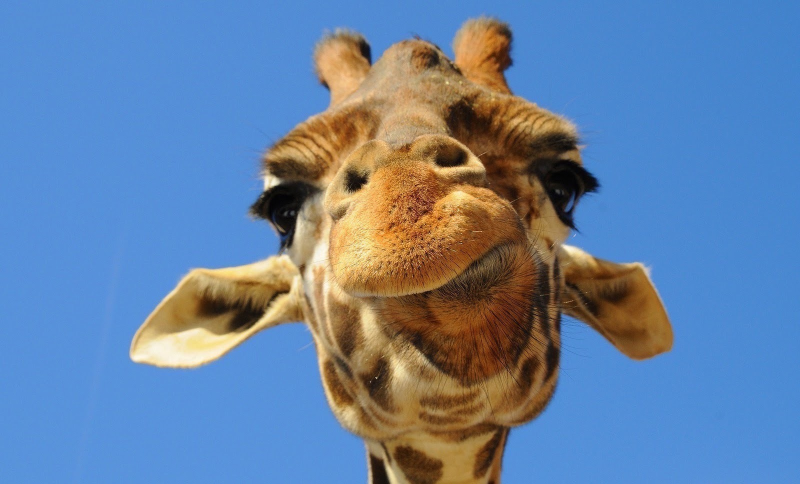
#> input picture test-image.jpeg, 1600 x 968 px (shown at 1/2 size); its folder holds only this picture in this run
$ python evaluate_templates.py .
#> lines starting #> are read from the running program, lines starting #| are printed output that depends on the picture
### utilities.py
from PIL import Image, ImageOps

# CONSTANTS
PIXELATED_SIZE = 340 # number of pixels in conterted image (lowest of height/width)
TEMPLATE_SIDE = 40
VALID_IMAGE_EXTENSIONS = [".jpeg", ".jpg", ".png"]
BLACK_AND_WHITE = True
IMAGES_FOLDER_PATH = "/Users/Charles/Downloads/images"
TEMPLATES_FOLDER_PATH = "/Users/Charles/Downloads/templates"
IMPORT_PREMADE_TEMPLATES = True
MAIN_COLOR_SCALE = False
TRANSFORM_TEMPLATES = True


def findMainColor(img):
    # Find main pixel color in image
    if MAIN_COLOR_SCALE:
        imgScale = img.resize((1,1), resample=Image.Resampling.BILINEAR)
        return imgScale.getpixel((0,0))
    else:
        run_r, run_g, run_b, run_gray = 0,0,0,0
        pixel_count = 0

        height, width = img.size
        for i in range(height):
            for j in range(width):
                if BLACK_AND_WHITE:
                    run_gray += img.getpixel((i, j))
                else:
                    r, g, b = img.getpixel((i, j))
                    run_r += r
                    run_g += g
                    run_b += b
                pixel_count += 1

        avg_r = run_r / pixel_count
        avg_g = run_g / pixel_count
        avg_b = run_b / pixel_count

        if BLACK_AND_WHITE:
            return run_gray / pixel_count
        else:
            return avg_r, avg_g, avg_b


# [22 lines left out: function grayChangeTemplate, not called in this run]

### make_templates.py
from PIL import Image, ImageOps
import sys
from os import listdir
from os.path import isfile, join, splitext, basename
from utilities import *

def collectTemplateFileName(folderPath):
    names = []
    for name in listdir(folderPath):
        if isfile(join(folderPath, name)) and splitext(name)[1].lower() in VALID_IMAGE_EXTENSIONS:
            names.append(join(folderPath, name))
    return names

# [81 lines left out: functions transformTemplate, main, not called in this run]


# [2 lines that do not run on import are left out]

### evaluate_templates.py
import sys
from PIL import Image
import matplotlib.pyplot as plt
from make_templates import collectTemplateFileName
from utilities import *


def main():
    if(len(sys.argv) != 2):
        print("Error: Incorrect number of arguments. Usage: python evaluate_templates.py <template folder path>")
        sys.exit(1)

    inputPath = sys.argv[1]

    templates = []
    templatesPath = collectTemplateFileName(inputPath)
    for path in templatesPath:
        templates.append(Image.open(path).convert('L') if BLACK_AND_WHITE else Image.open(path).convert('RGB'))

    averages = []
    for template in templates:
        averages.append(findMainColor(template))
#> this loop made 1 pass
#> (height in findMainColor, width in findMainColor, avg_r in findMainColor) on pass 1: (1600, 968, 0)
#> after the loop, averages = [125.4]

    if BLACK_AND_WHITE:
        bins = [5*i for i in range(255//5)]

        # Make plot
        plt.hist(averages, bins, histtype='bar')
        plt.xlabel('pixel value')
        plt.ylabel('count')
        plt.title('Templates distribution')
        plt.show()
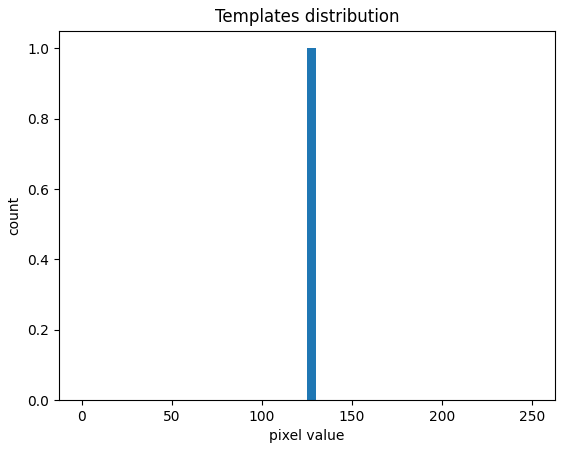
#> figure drawn by matplotlib, 1 panel; tallest bar 1 high, from x = 125 to 130

    else:
        r = [x[0] for x in averages]
        g = [x[1] for x in averages]
        b = [x[2] for x in averages]

        # Make 3D plot
        fig = plt.figure()
        ax = plt.axes(projection='3d')
        ax.scatter3D(r, g, b)
        ax.set(xlim=(0, 255), ylim=(0, 255), zlim=(0, 255))
        plt.show()


if __name__ == "__main__":
    main()
